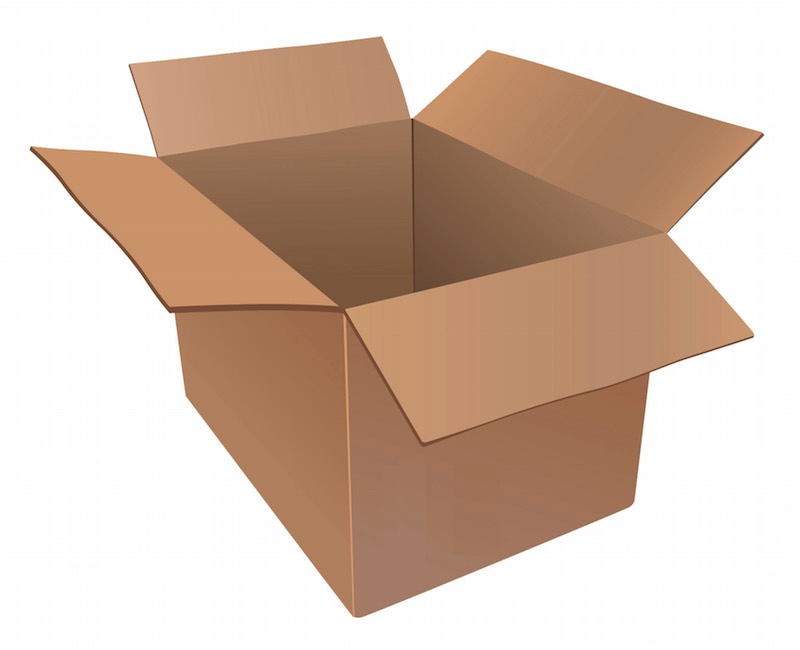
#> input picture python3_libraries/opencv/opencv3by_example/Chapter05/images/box.png, 800 x 650 px
$ python good_features.py
#> lines starting #> are read from the running program, lines starting #| are printed output that depends on the picture; after the words box and inside, x2 and y2 are one past the last pixel; in counts of white or black regions, pixels touching at a corner belong together
import cv2
import numpy as np

img = cv2.imread('images/box.png')
#> img is the input picture: shape (650, 800, 3); mean B, G, R 175.2, 190.6, 213
gray = cv2.cvtColor(img,cv2.COLOR_BGR2GRAY)
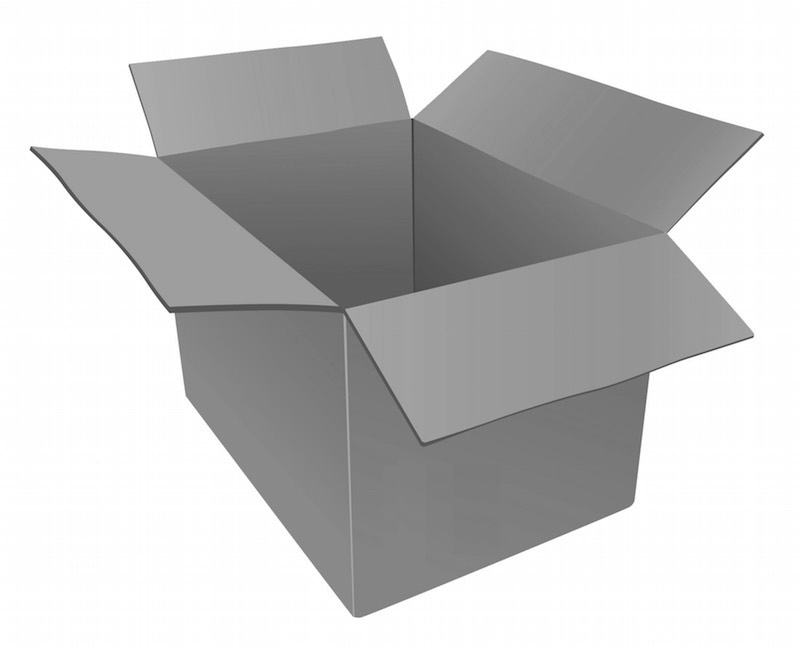
#> gray: shape (650, 800); min 20, max 255, mean 195.6

corners = cv2.goodFeaturesToTrack(gray, maxCorners=7, qualityLevel=0.05, minDistance=25)
#> corners = [[31, 147], [762, 134], [752, 336], [155, 156], [173, 314], [129, 65], [410, 117]]
corners = np.float32(corners)

for item in corners:
    x, y = item[0]
    cv2.circle(img, (x,y), 5, 255, -1)
#> this loop made 7 passes
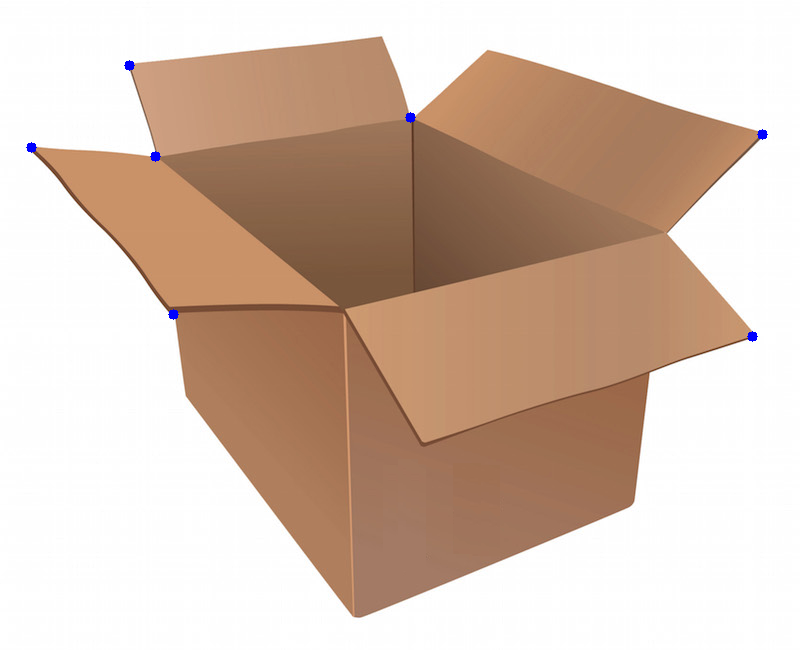
#> img: shape (650, 800, 3); 0.11% of pixels changed, all inside (x1, y1, x2, y2) = (26, 60, 768, 342)

cv2.imshow("Top 'k' features", img)
cv2.waitKey()

$ run again, with python3_libraries/opencv/opencv3by_example/Chapter05/images/fishing_house.jpg saved as python3_libraries/opencv/opencv3by_example/Chapter05/images/box.png
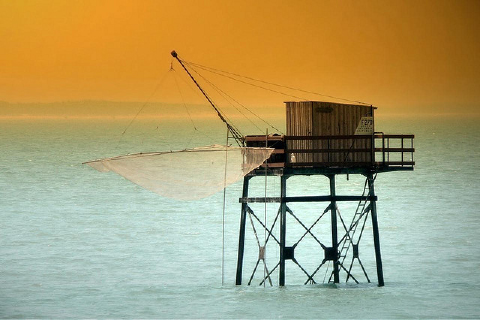
#> input picture python3_libraries/opencv/opencv3by_example/Chapter05/images/fishing_house.jpg, 480 x 320 px
#> img is the input picture: shape (320, 480, 3); mean B, G, R 114.8, 160.3, 173.2
#> `gray = cv2.cvtColor(img,cv2.COLOR_BGR2GRAY)`:
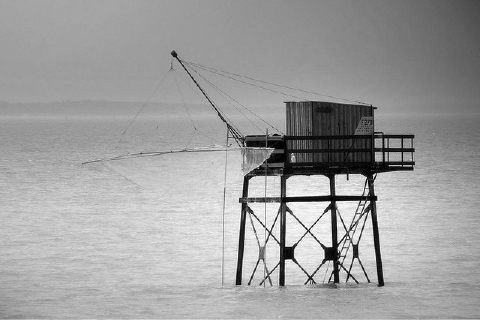
#> gray: shape (320, 480); min 0, max 255, mean 158.9
#> corners = [[330, 202], [369, 201], [331, 246], [286, 212], [286, 245], [308, 229], [348, 270]]
#> the loop `for item in corners:` made 7 passes
#> after the loop `for item in corners:`:
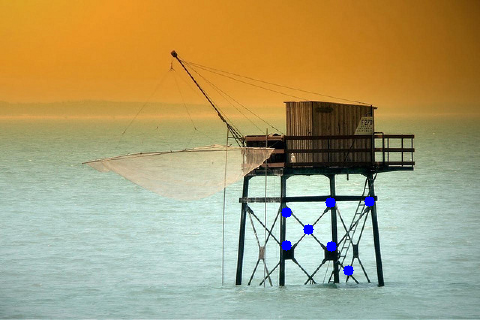
#> img: shape (320, 480, 3); 0.37% of pixels changed, all inside (x1, y1, x2, y2) = (281, 196, 375, 276)
